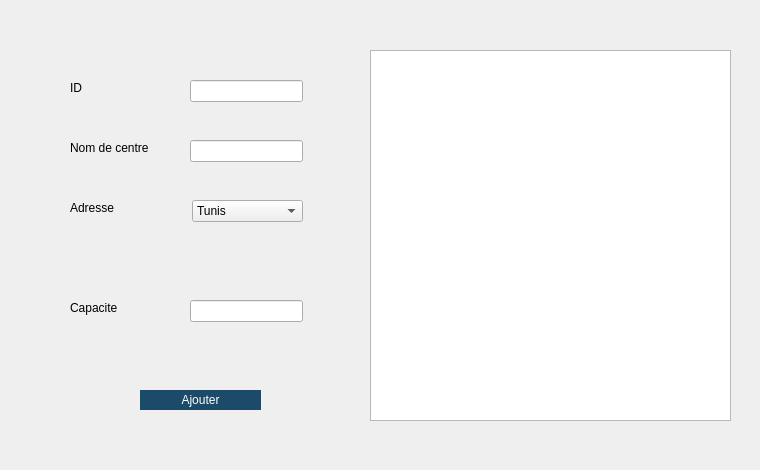
      <widget class="QWidget" name="tab_8">
       <attribute name="title">
        <string>Ajouter</string>
       </attribute>
       <widget class="QLabel" name="label_11">
        <property name="geometry">
         <rect>
          <x>0</x>
          <y>-10</y>
          <width>751</width>
          <height>461</height>
         </rect>
        </property>
        <property name="text">
         <string/>
        </property>
        <property name="pixmap">
         <pixmap resource="resources.qrc">:/images/icons/interMounir.png</pixmap>
        </property>
       </widget>
       <widget class="QLabel" name="label_18">
        <property name="geometry">
         <rect>
          <x>70</x>
          <y>140</y>
          <width>91</width>
          <height>16</height>
         </rect>
        </property>
        <property name="text">
         <string>Nom de centre</string>
        </property>
       </widget>
       <widget class="QLabel" name="label_16">
        <property name="geometry">
         <rect>
          <x>70</x>
          <y>200</y>
          <width>56</width>
          <height>16</height>
         </rect>
        </property>
        <property name="text">
         <string>Adresse</string>
        </property>
       </widget>
       <widget class="QLineEdit" name="cap_button">
        <property name="geometry">
         <rect>
          <x>190</x>
          <y>300</y>
          <width>113</width>
          <height>22</height>
         </rect>
        </property>
       </widget>
       <widget class="QLineEdit" name="nom_button">
        <property name="geometry">
         <rect>
          <x>190</x>
          <y>140</y>
          <width>113</width>
          <height>22</height>
         </rect>
        </property>
       </widget>
       <widget class="QLabel" name="label_15">
        <property name="geometry">
         <rect>
          <x>70</x>
          <y>80</y>
          <width>56</width>
          <height>16</height>
         </rect>
        </property>
        <property name="text">
         <string>ID</string>
        </property>
       </widget>
       <widget class="QTableView" name="tableview_a">
        <property name="geometry">
         <rect>
          <x>370</x>
          <y>50</y>
          <width>361</width>
          <height>371</height>
         </rect>
        </property>
        <property name="styleSheet">
         <string notr="true"/>
        </property>
       </widget>
       <widget class="QLabel" name="label_17">
        <property name="geometry">
         <rect>
          <x>70</x>
          <y>300</y>
          <width>56</width>
          <height>16</height>
         </rect>
        </property>
        <property name="text">
         <string>Capacite</string>
        </property>
       </widget>
       <widget class="QComboBox" name="comboBox_2">
        <property name="geometry">
         <rect>
          <x>192</x>
          <y>200</y>
          <width>111</width>
          <height>22</height>
         </rect>
        </property>
        <item>
         <property name="text">
          <string>Tunis</string>
         </property>
        </item>
        <item>
         <property name="text">
          <string>Sousse</string>
         </property>
        </item>
        <item>
         <property name="text">
          <string>Gafsa</string>
         </property>
        </item>
       </widget>
       <widget class="QLineEdit" name="id_button">
        <property name="geometry">
         <rect>
          <x>190</x>
          <y>80</y>
          <width>113</width>
          <height>22</height>
         </rect>
        </property>
        <property name="text">
         <string/>
        </property>
       </widget>
       <widget class="QPushButton" name="ajouterB">
        <property name="geometry">
         <rect>
          <x>140</x>
          <y>390</y>
          <width>121</width>
          <height>20</height>
         </rect>
        </property>
        <property name="styleSheet">
         <string notr="true">background-color:rgb(27, 75, 104);
color:white;
border-radius:15px;</string>
        </property>
        <property name="text">
         <string>Ajouter</string>
        </property>
       </widget>
      </widget>
